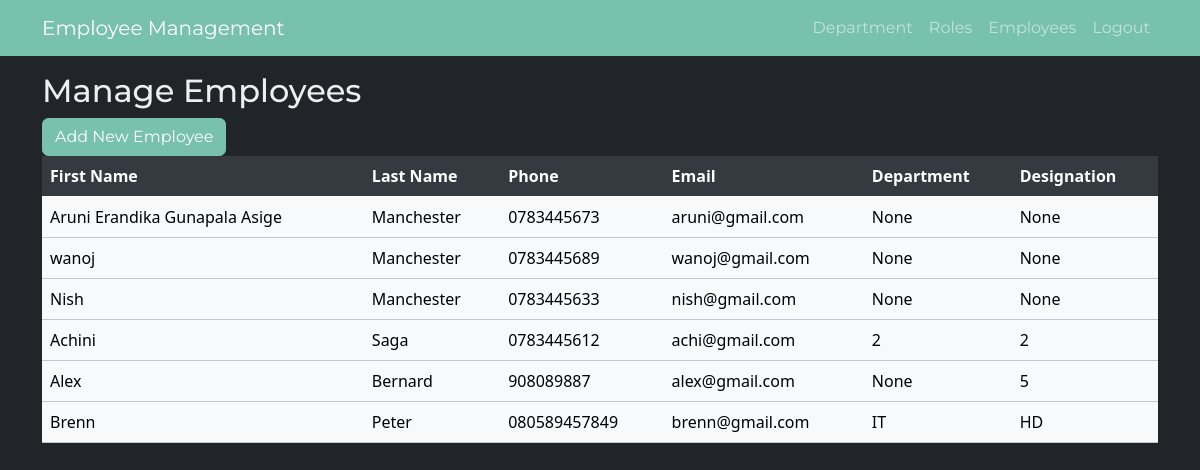
The page /show_all on the database its author committed.
### app.py (models this page shows)
class employees(db.Model):
   id = db.Column('eid', db.Integer, primary_key = True, autoincrement = True)
   firstName = db.Column(db.String(100))
   lastName = db.Column(db.String(100))
   phone = db.Column(db.String(50))
   email = db.Column(db.String(200))
   department = db.Column(db.Integer())
   designation = db.Column(db.Integer())
   uid = db.Column(db.Integer())

### app.py (the view)
@app.route('/show_all')
def show_all():
   return render_template('employees.html', employees = employees.query.all() )

### templates/employees.html (shortened to what this page needs)
<!doctype html>
<html lang="en" data-bs-theme="dark">
<head>
  <link href="https://cdn.jsdelivr.net/npm/bootstrap@5.0.2/dist/css/bootstrap.min.css" rel="stylesheet"
>
  <link rel="stylesheet" href="{{url_for('static', filename='bootstrap.css')}}">
  <link rel="stylesheet" href="https://cdn.jsdelivr.net/npm/bootstrap-icons@1.11.2/font/bootstrap-icons.css">
</head>
<body>
  <div class="navbar navbar-expand-lg fixed-top bg-primary" data-bs-theme="dark">
    <div class="container">
      <a href="dashboard" class="navbar-brand">Employee Management</a>
      <div class="collapse navbar-collapse" id="navbarResponsive">
        <ul class="navbar-nav ms-md-auto">
          <li class="nav-item">
            <a class="nav-link" href="departments.html">Department</a>
          </li>
          <li class="nav-item">
            <a class="nav-link" href="roles.html">Roles</a>
          </li>
          <li class="nav-item">
            <a class="nav-link" href="allemployees">Employees</a>
          </li>
          <li class="nav-item">
            <a class="nav-link" href="index.html">Logout</a>
          </li>
        </ul>
      </div>
    </div>
  </div>
  <div class="container">
    <br>
    <br>
    <br>
    <div class="row">
      <div class="bs-component">
        <h2>Manage Employees</h2>
      </div>
      <div class="bs-component">
        <a class="btn btn-primary" href="newemployee" role="button">Add New Employee</a>
      </div>
      <div class="col">
        <table class="table table-light">
          <thead class="table-dark">
            <tr>
              <th scope="col">First Name</th>
              <th scope="col">Last Name</th>
              <th scope="col">Phone</th>
              <th scope="col">Email</th>
              <th scope="col">Department</th>
              <th scope="col">Designation</th>
            </tr>
          </thead>
          <tbody>
            {% for employee in employees %}
            <tr>
              <td>{{employee.firstName}}</td>
              <td>{{employee.lastName}}</td>
              <td>{{employee.phone}}</td>
              <td>{{employee.email}}</td>
              <td>{{employee.department}}</td>
              <td>{{employee.designation}}</td>
              </tr>
            {% endfor %}
          </tbody>
        </table>
      </div>
    </div>
  </div>
</body>
</html>

### rows shown on the page
employees: firstName "Aruni Erandika Gunapala Asige", lastName "Manchester", phone "0783445673", email "aruni@gmail.com", department "None", designation "None"
employees: firstName "wanoj", lastName "Manchester", phone "0783445689", email "wanoj@gmail.com", department "None", designation "None"
employees: firstName "Nish", lastName "Manchester", phone "0783445633", email "nish@gmail.com", department "None", designation "None"
employees: firstName "Achini", lastName "Saga", phone "0783445612", email "achi@gmail.com", department "2", designation "2"
employees: firstName "Alex", lastName "Bernard", phone "908089887", email "alex@gmail.com", department "None", designation "5"
employees: firstName "Brenn", lastName "Peter", phone "080589457849", email "brenn@gmail.com", department "IT", designation "HD"
